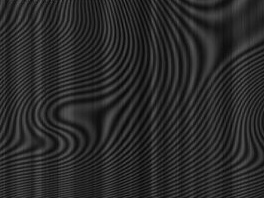
#> input picture data/more_draw.png, 264 x 198 px, found by its file name
$ python Fourier.py
#> lines starting #> are read from the running program, lines starting #| are printed output that depends on the picture; after the words box and inside, x2 and y2 are one past the last pixel; in counts of white or black regions, pixels touching at a corner belong together
import cv2
import numpy as np

# 讀取彩色影像
image = cv2.imread('more_draw.png', cv2.IMREAD_COLOR)
#> image is the input picture: shape (198, 264, 3); min 2, max 94, mean 41.1

# 顯示原始影像
cv2.imshow("Original Image", image)

# 分離 RGB 通道
b, g, r = cv2.split(image)

# 函數來對單一通道進行傅立葉變換和濾波
def apply_fourier_transform(channel):
    # 傅立葉變換
    f = np.fft.fft2(channel)
    fshift = np.fft.fftshift(f)

    # 濾波處理：設置低通濾波器
    rows, cols = channel.shape[:2]
#> rows = 198; cols = 264
    crow, ccol = rows // 2, cols // 2
#> crow = 99; ccol = 132

    # 創建低通濾波器
    mask = np.zeros((rows, cols), np.uint8)
    r = 30  # 濾波器的半徑
    cv2.circle(mask, (ccol, crow), r, 1, -1)
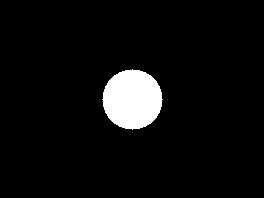
#> mask: shape (198, 264); values 0 (black) and 1 (white), 5.4% white; 1 white region, box (x1, y1, x2, y2) and area: (102, 69, 163, 130) 2821

    # 應用濾波器
    fshift = fshift * mask

    # 逆傅立葉變換
    f_ishift = np.fft.ifftshift(fshift)
    img_back = np.fft.ifft2(f_ishift)
    img_back = np.abs(img_back)
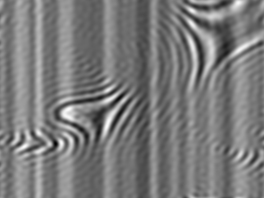
#> img_back: shape (198, 264) float64; min 2.37, max 83.1, mean 41.1; drawn with min black and max white

    return img_back.astype(np.uint8)
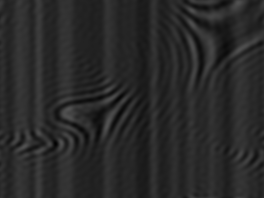
#> returned value: shape (198, 264); min 2, max 83, mean 40.6

# 對每個通道進行傅立葉變換和濾波
r_back = apply_fourier_transform(r)
g_back = apply_fourier_transform(g)
b_back = apply_fourier_transform(b)

# 合併三個通道
img_back = cv2.merge([b_back, g_back, r_back])
#> img_back: shape (198, 264, 3)

# 顯示處理後的影像
cv2.imshow("Filtered Image (Fourier)", img_back)

denoised = cv2.fastNlMeansDenoisingColored(img_back, None, 10, 10, 7, 21)
cv2.imshow("Denoised", denoised)
cv2.waitKey(0)
# 等待用戶按任意鍵關閉視窗
cv2.destroyAllWindows()

$ run again, with data/car_number.jpg saved as data/more_draw.png
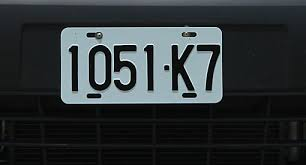
#> input picture data/car_number.jpg, 306 x 165 px, found by its file name
#> image is the input picture: shape (165, 306, 3); mean B, G, R 54.6, 52.7, 47.1
#> in apply_fourier_transform, `cv2.circle(mask, (ccol, crow), r, 1, -1)`:
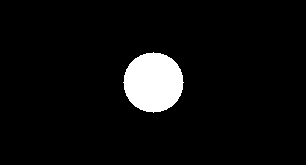
#> mask: shape (165, 306); values 0 (black) and 1 (white), 5.6% white; 1 white region, box (x1, y1, x2, y2) and area: (123, 52, 184, 113) 2821
#> `img_back = cv2.merge([b_back, g_back, r_back])`:
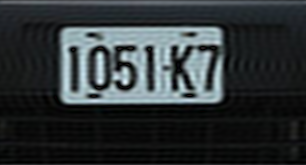
#> img_back: shape (165, 306, 3); mean B, G, R 54.2, 52.3, 46.8
